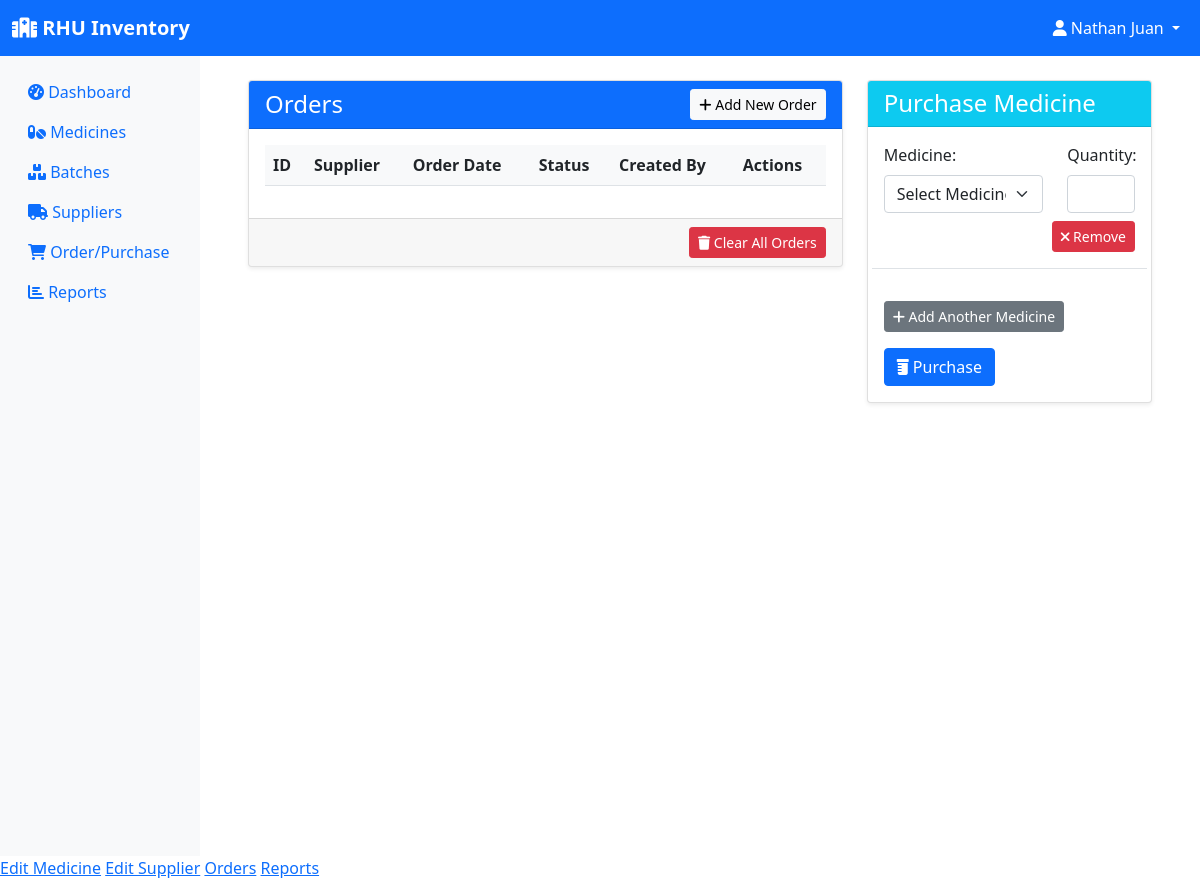
/orders (signed in), run on an earlier commit of the app's database.
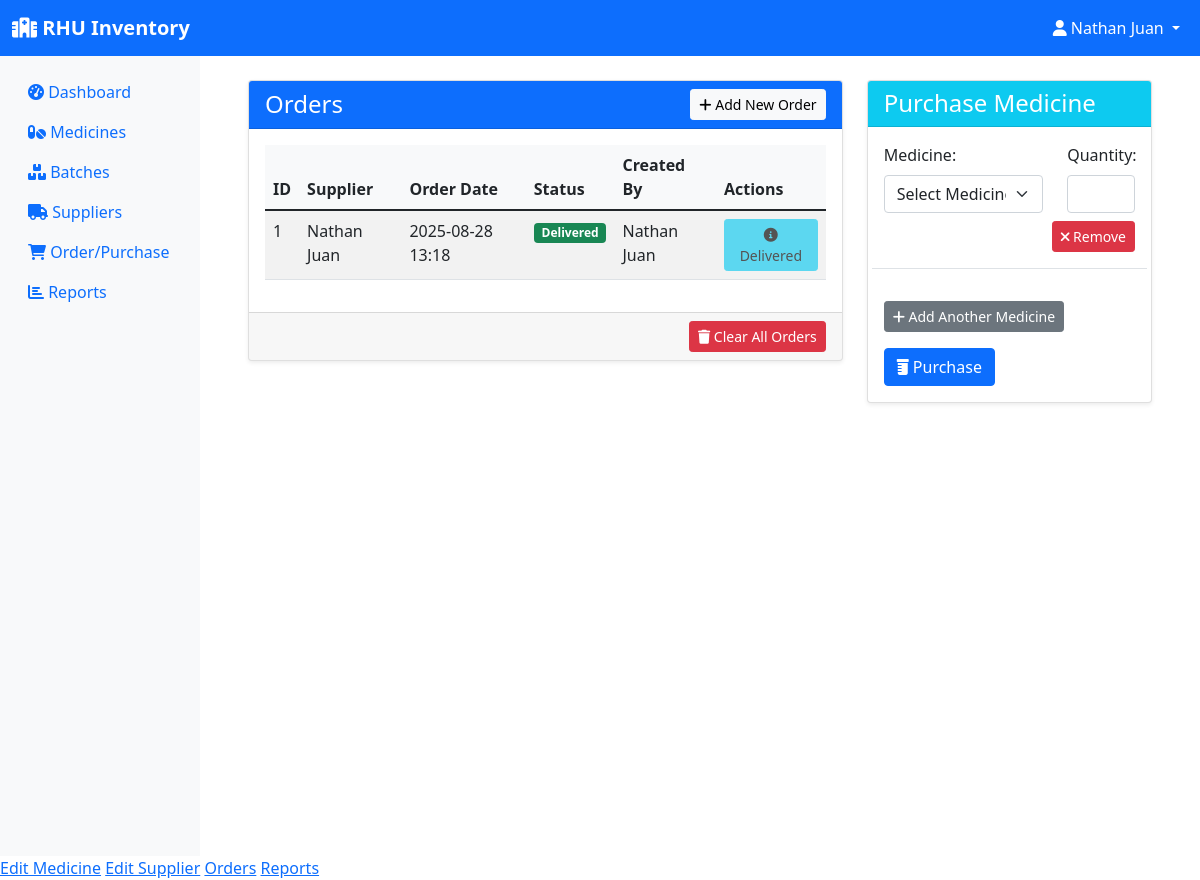
And on a later commit of the database.
### models.py (models this page shows, shortened)
class Order(db.Model):
    id = db.Column(db.Integer, primary_key=True)
    supplier_id = db.Column(db.Integer, db.ForeignKey('supplier.id'), nullable=False)
    order_date = db.Column(db.DateTime, default=datetime.utcnow)
    status = db.Column(db.String(20), default='pending')  # pending, delivered, cancelled
    created_by = db.Column(db.Integer, db.ForeignKey('user.id'), nullable=False)
    items = db.relationship('OrderItem', backref='order', lazy=True, cascade='all, delete-orphan')
    creator = db.relationship('User', backref='orders')

class Supplier(db.Model):
    id = db.Column(db.Integer, primary_key=True)
    name = db.Column(db.String(100), nullable=False)
    contact_person = db.Column(db.String(100))
    phone = db.Column(db.String(20))
    email = db.Column(db.String(120))
    address = db.Column(db.String(200))
    created_at = db.Column(db.DateTime, default=datetime.utcnow)
    medicines = db.relationship('Medicine', backref='supplier', lazy=True)
    orders = db.relationship('Order', backref='supplier', lazy=True)

class User(UserMixin, db.Model):
    id = db.Column(db.Integer, primary_key=True)
    username = db.Column(db.String(150), unique=True, nullable=False)
    password = db.Column(db.String(256), nullable=False)
    role = db.Column(db.String(20), nullable=False, default='employee')  # pharmacist, manager, assistant
    email = db.Column(db.String(120), unique=True, nullable=False)
    created_at = db.Column(db.DateTime, default=datetime.utcnow)

### app.py (the view)
@app.route('/orders')
@login_required
def orders():
    orders = Order.query.order_by(Order.order_date.desc()).all()
    medicines = db.session.query(Medicine).join(Batch).group_by(Medicine.id).having(func.sum(Batch.quantity) > 0).all()
    return render_template('orders.html', orders=orders, medicines=medicines)

### app.py (called while the page is built)
@login_manager.user_loader
def load_user(user_id):
    return User.query.get(int(user_id))

### models.py (called while the page is built)
    @property
    def total_quantity(self):
        return sum(batch.quantity for batch in self.batches)

### templates/orders.html (shortened to what the changed rows need)
{% extends "base.html" %}
{% block content %}
<div class="container-fluid mt-4">
    <div class="row">
        <div class="col-md-8">
            <div class="card shadow-sm">
                <div class="card-body">
                    <div class="table-responsive">
                        <table class="table table-hover table-striped">
                            <thead>
                                <tr>
                                    <th>ID</th>
                                    <th>Supplier</th>
                                    <th>Order Date</th>
                                    <th>Status</th>
                                    <th>Created By</th>
                                    <th>Actions</th>
                                </tr>
                            </thead>
                            <tbody>
                                {% for order in orders %}
                                <tr>
                                    <td>{{ order.id }}</td>
                                    <td>{{ order.supplier.name }}</td>
                                    <td>{{ order.order_date.strftime('%Y-%m-%d %H:%M') }}</td>
                                    <td>
                                        <span class="badge {% if order.status == 'pending' %}bg-warning{% elif order.status == 'delivered' %}bg-success{% elif order.status == 'cancelled' %}bg-danger{% else %}bg-secondary{% endif %}">
                                            {{ order.status.capitalize() }}
                                        </span>
                                    </td>
                                    <td>{{ order.creator.username }}</td>
                                    <td>
                                        {% if order.status == 'pending' %}
                                            {% if current_user.role in ['admin', 'sub-admin'] %}
                                                <form action="{{ url_for('process_order', id=order.id) }}" method="POST" style="display:inline;">
                                                    <button type="submit" class="btn btn-success btn-sm" title="Process Order">
                                                        <i class="fas fa-check-circle"></i> Process
                                                    </button>
                                                </form>
                                            {% endif %}
                                            {% if current_user.role == 'admin' %}
                                                <form action="{{ url_for('cancel_order', id=order.id) }}" method="POST" style="display:inline;" onsubmit="return confirm('Are you sure you want to cancel this order?');">
                                                    <button type="submit" class="btn btn-danger btn-sm" title="Cancel Order">
                                                        <i class="fas fa-times-circle"></i> Cancel
                                                    </button>
                                                </form>
                                            {% endif %}
                                        {% else %}
                                            <button class="btn btn-info btn-sm" disabled>
                                                <i class="fas fa-info-circle"></i> {{ order.status.capitalize() }}
                                            </button>
                                        {% endif %}
                                    </td>
                                </tr>
                                {% endfor %}
                            </tbody>
                        </table>
                    </div>
                </div>
            </div>
        </div>
    </div>
</div>
{% endblock %}

What changed in the data, as far as the page shows it:
added Order: id "1", supplier.name "Nathan Juan", order_date "2025-08-28 13:18", status "Delivered", creator.username "Nathan Juan"
